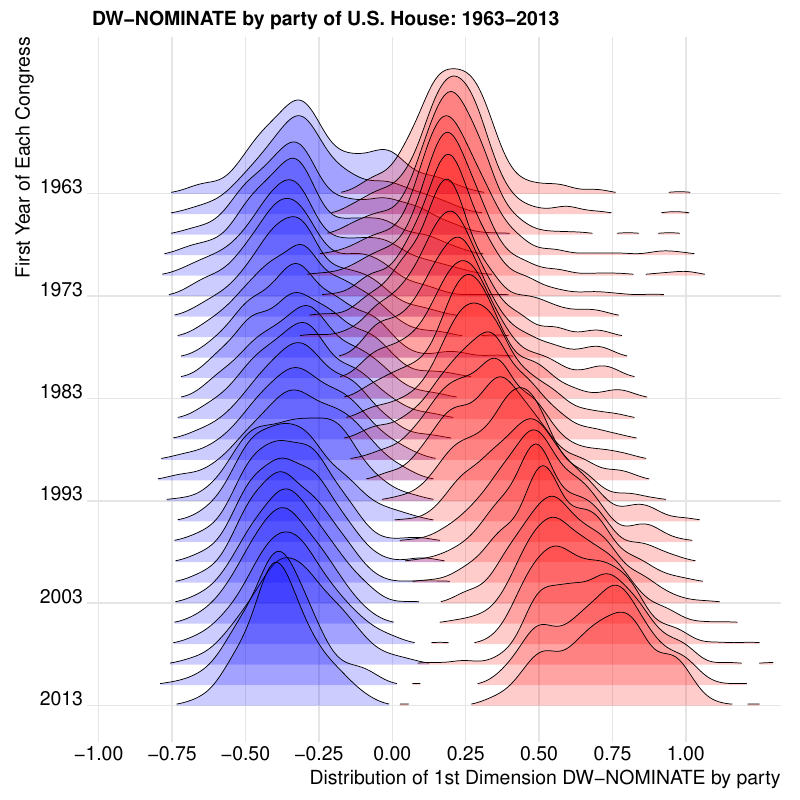

This figure's R source:
library(tidyverse)
library(readr)
library(ggjoy)

colpos1 <- c(4, 6, 3, 2, 8, 5, 15, 10, 10, 10, 10, 8, 11, 5, 5, 10)
colnames <- c("congress", "icpsr", "st_code", "cd", "st_name", "party_code", "mc_name", "dim_1", "dim_2", "dim_1_se", "dim_2_se", "dim_1_2_corr,", "log_lik", "num_votes", "num_class_err", "geo_mean_prob")

all_house <- read_fwf("http://localhost/test/niceplot/ggridges/HL01113D21_BSSE.DAT", fwf_widths(colpos1, col_names=colnames))

all_house_88_113 <- all_house %>% filter(congress >= 88 & cd !=0 & cd != 98 & cd != 99) %>% filter(party_code == 100 | party_code == 200) %>% arrange(desc(congress)) %>% mutate(year1 = congress * 2 + 1787) %>% arrange(desc(year1))

fig = ggplot(all_house_88_113, aes(x = dim_1, y = year1, group=year1)) +
        geom_joy(data=filter(all_house_88_113, party_code==100), scale = 7, size = 0.25, rel_min_height = 0.01, fill="blue", alpha=0.2) +
        geom_joy(data=filter(all_house_88_113, party_code==200), scale = 7, size = 0.25, rel_min_height = 0.01, fill="red", alpha=0.2) +
        theme_joy() +
        #theme(axis.text.y = element_blank()) +
        scale_x_continuous(limits=c(-1, 1.3), expand = c(0.01, 0), breaks=c(-1,-.75,-.5,-.25,0,.25,.5,.75,1)) +
        #scale_y_continuous(breaks=c(seq(2010,1970,-5))) +
        scale_y_reverse(breaks=c(seq(2013,1963,-10))) +
        ggtitle("DW-NOMINATE by party of U.S. House: 1963-2013") + 
        ylab("First Year of Each Congress") +
        xlab("Distribution of 1st Dimension DW-NOMINATE by party") 

png("ggridges.png", width=800, height=800, res=120)
print(fig)
dev.off()

pdf("ggridges.pdf", width = 8, height = 8, useDingbats=F)
print(fig)
dev.off()
